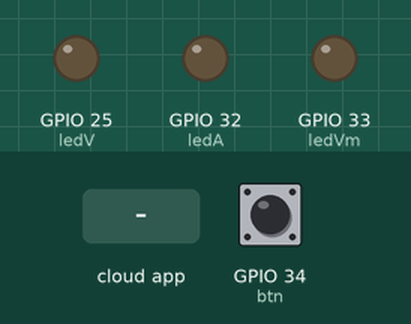
A sketch run on a simulated ESP32. On the bench: output pins drawn as LEDs (lit = HIGH). The inputs (shaded band) are chosen by the test bench; at power-on: GPIO 34 (btn) LOW. WiFi joins after 1.5 s; servers stay silent unless stated; what the sketch prints to the serial monitor is not drawn.

Above: at 2.8 s.
2.9 s: the phone or cloud app sets device to v
At 3.6 s:
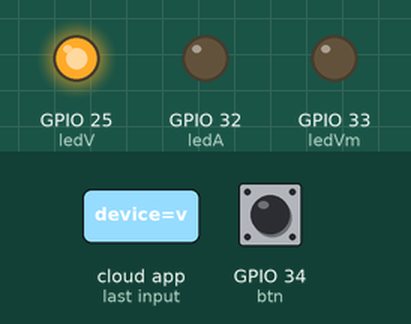
4.4 s: the phone or cloud app sets device to a
At 4.7 s:
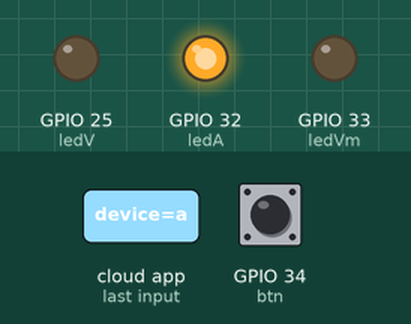
5.9 s: the phone or cloud app sets device to vm
At 7.1 s:
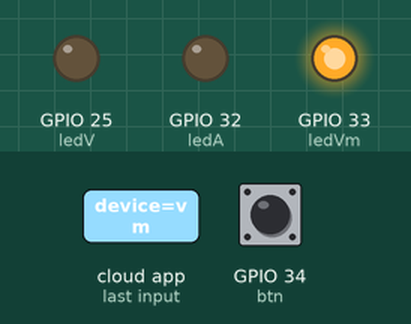
Timing chart, 0 to 8.9 s (numbered marks = the images above; inputs shaded):
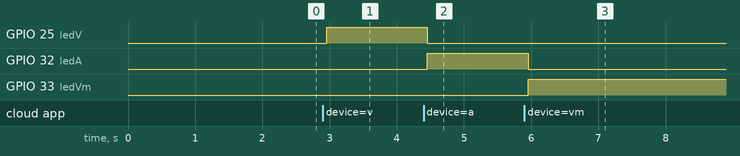

Measured:
- after the input at 2.9 s, GPIO 25 (ledV): LOW → HIGH after 0.06 s
- after the input at 4.4 s, GPIO 25 (ledV): HIGH → LOW after 0.06 s; GPIO 32 (ledA): LOW → HIGH after 0.06 s
- after the input at 5.9 s, GPIO 32 (ledA): HIGH → LOW after 0.06 s; GPIO 33 (ledVm): LOW → HIGH after 0.06 s

The sketch:

stream_callback.ino
```cpp
#include <WiFi.h>
#include <FirebaseESP32.h>

#include "addons/TokenHelper.h"
#include "addons/RTDBHelper.h"

#define WIFI_SSID "wifi_name"
#define WIFI_PASSWORD "wifi_password"

#define API_KEY "AIzaSyC--9-VnkB8Mm7kUsn5vKDn9SP8kY1ATgk"
#define DATABASE_URL "https://esp32-arduino-7efe1-default-rtdb.firebaseio.com/"

/* Define credentials to access firebase project */
#define USER_EMAIL "email@project"
#define USER_PASSWORD "your_password"


//Define firebase data objects
FirebaseData fb_receivedData;
FirebaseData fb_sentData;

FirebaseAuth auth;
FirebaseConfig config;

String path = "/device";

#define ledA 32
#define ledV 25
#define ledVm 33

#define btn 34
bool isActive = false;
unsigned long lastDebounceTime = 0;
unsigned long debounceDelay = 70;
int count = 0;

void setup() {

    Serial.begin(115200);

    pinMode(btn, INPUT);
    pinMode(ledA, OUTPUT);
    pinMode(ledV, OUTPUT);
    pinMode(ledVm, OUTPUT);

    WiFi.begin(WIFI_SSID, WIFI_PASSWORD);
    Serial.print("Connecting to Wi-Fi");

    while (WiFi.status() != WL_CONNECTED) {
        Serial.print(".");
        delay(300);
    }
    Serial.println();
    Serial.print("Connected with IP: ");
    Serial.println(WiFi.localIP());
    Serial.println();

    config.api_key = API_KEY;
    config.database_url = DATABASE_URL;

    auth.user.email = USER_EMAIL;
    auth.user.password = USER_PASSWORD;

    /* Assign the callback function for the long running token generation task */
    config.token_status_callback = tokenStatusCallback;

    Firebase.begin(&config, &auth);

    Firebase.reconnectWiFi(true);

    if ( !Firebase.beginStream( fb_receivedData, path.c_str() ) ) {
        Serial.println("------------------------------------");
        Serial.println("Can't begin stream connection...");
        Serial.println("REASON: " + fb_receivedData.errorReason());
        Serial.println("------------------------------------");
        Serial.println();
    }
    Firebase.setStreamCallback(fb_receivedData, streamCallback, streamTimeoutCallback);
}

void streamCallback( StreamData data ) {

    Serial.println("Stream Data available...");
    Serial.println("STREAM PATH: " + data.streamPath());
    Serial.println("EVENT PATH: " + data.dataPath());
    Serial.println("DATA TYPE: " + data.dataType());
    Serial.println("EVENT TYPE: " + data.eventType());
    Serial.print("VALUE: ");
    printResult(data); //see addons/RTDBHelper.h

    String ledCommand = data.stringData();

    if (ledCommand == "v") {
        digitalWrite(ledA, false);
        digitalWrite(ledV, true);
        digitalWrite(ledVm, false);
    } else if (ledCommand == "a") {
        digitalWrite(ledA, true);
        digitalWrite(ledV, false);
        digitalWrite(ledVm, false);
    } else if (ledCommand == "vm") {
        digitalWrite(ledA, false);
        digitalWrite(ledV, false);
        digitalWrite(ledVm, true);
    } else {
        digitalWrite(ledA, false);
        digitalWrite(ledV, false);
        digitalWrite(ledVm, false);
    }

    Serial.println();
}

void streamTimeoutCallback( bool timeout ) {
    if ( timeout ) {
        Serial.println();
        Serial.println("Stream timeout, resume streaming...");
        Serial.println();
    }
}

void sendToFirebase() {
    Serial.println("Preparando dados....");
    String name = "LED";
    String command = "";
    FirebaseJson json;
    json.add("name", name).add("Count", count).add("Led Command", command);
    String Path = path + "/"  + name;
    if ( Firebase.setJSONAsync(fb_sentData, Path.c_str(), json) ) {
        Serial.println("Dados enviados.");
    } else {
        Serial.println("Error:  " + fb_sentData.errorReason());
    }
}

void loop() {

    if (digitalRead(btn) && isActive == false) {
        if ((millis() - lastDebounceTime) > debounceDelay) {
            sendToFirebase();
            count++;
        }
        lastDebounceTime = millis();
        isActive = false;
    }
}
```
